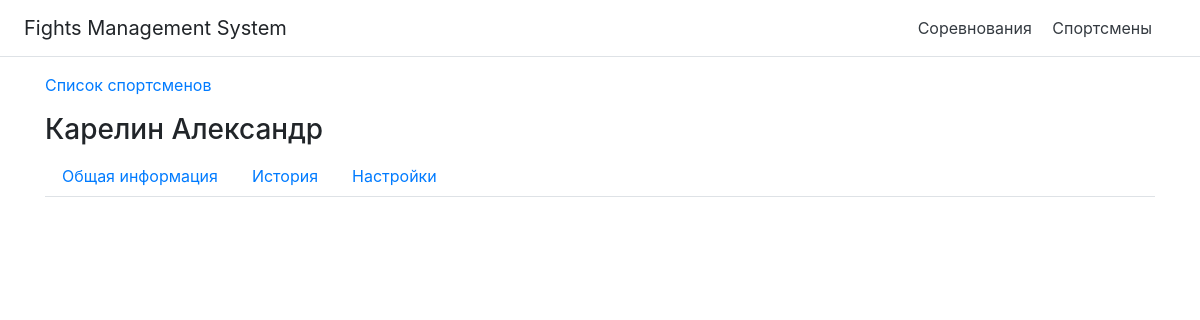
The app's page /participant/1/1 with its own data.
### models/models.py (models this page shows)
class ParticipantsDB(db.Model):
    participant_id = db.Column(db.Integer, primary_key=True)
    participant_first_name = db.Column(db.String)
    participant_last_name = db.Column(db.String)
    registration_participant = db.relationship('RegistrationsDB', backref='registration_participant')
    fighter_image = db.Column(db.String)
    birthday = db.Column(db.Date, default=datetime.utcnow)
    participant_city = db.Column(db.String)
    active_status = db.Column(db.Boolean, default=False)

### routes/routes.py (the view)
@home.route('/participant/<int:participant_id>/<active_tab_name>')
def participant(participant_id, active_tab_name):
    data = {'active_tab_pass': 'participant_general_info'}
    if int(active_tab_name) == 1:
        data = {'active_tab_pass': 'participant_general_info'}
    elif int(active_tab_name) == 2:
        data = {'active_tab_pass': 'participant_history_tab'}
    elif int(active_tab_name) == 3:
        data = {'active_tab_pass': 'participant_settings_tab'}
    else:
        print("непонятно что передано вместо номера вкладки")
    participant_data = ParticipantsDB.query.get(participant_id)
    participant_form = ParticipantForm()
    active_status = participant_data.active_status
    if active_status == True:
        active_status = 1
    else:
        active_status = 0
    return render_template('participant.html', participant_data=participant_data, data=data,
                           participant_form=participant_form, active_status=active_status)

### templates/participant.html (shortened to what this page needs)
<!doctype html>
<html lang="en">
<head>
    <link rel="stylesheet" href="https://cdn.jsdelivr.net/npm/bootstrap@4.6.2/dist/css/bootstrap.min.css">
    <link rel="stylesheet" href="https://cdn.jsdelivr.net/npm/bootstrap-select@1.13.14/dist/css/bootstrap-select.min.css">
   <link rel="stylesheet" href="https://maxcdn.bootstrapcdn.com/font-awesome/4.4.0/css/font-awesome.min.css">
</head>
<body>
    <div class="d-flex flex-column flex-md-row align-items-center p-3 px-md-4 mb-3 bg-white border-bottom box-shadow">
      <h5 class="my-0 mr-md-auto font-weight-normal">Fights Management System</h5>
      <nav class="my-2 my-md-0 mr-md-3">
        <a class="p-2 text-dark" href="{{url_for('home.competitions')}}">Соревнования</a>
        <a class="p-2 text-dark" href="{{url_for('home.participants')}}">Спортсмены</a>
      </nav>
    </div>
<div class="container" style="margin-top: 10px">
    <div class="row">
        <div class="col">
          <p><a href="{{url_for('home.participants')}}">Список спортсменов</a></p>
          <h3>{{ participant_data.participant_last_name }} {{ participant_data.participant_first_name }}</h3>
          <ul class="nav nav-tabs">
                    <li class="nav-item"><a class="nav-link" href="#participant_general_info" data-toggle="tab">Общая информация</a></li>
                    <li class="nav-item"><a class="nav-link" href="#participant_history_tab" data-toggle="tab">История</a></li>
            <li class="nav-item"><a class="nav-link" href="#participant_settings_tab" data-toggle="tab">Настройки</a></li>
          </ul>
        </div>
    </div>
</div>
</body>
</html>

### records on screen
ParticipantsDB: participant_last_name "Карелин", participant_first_name "Александр"
